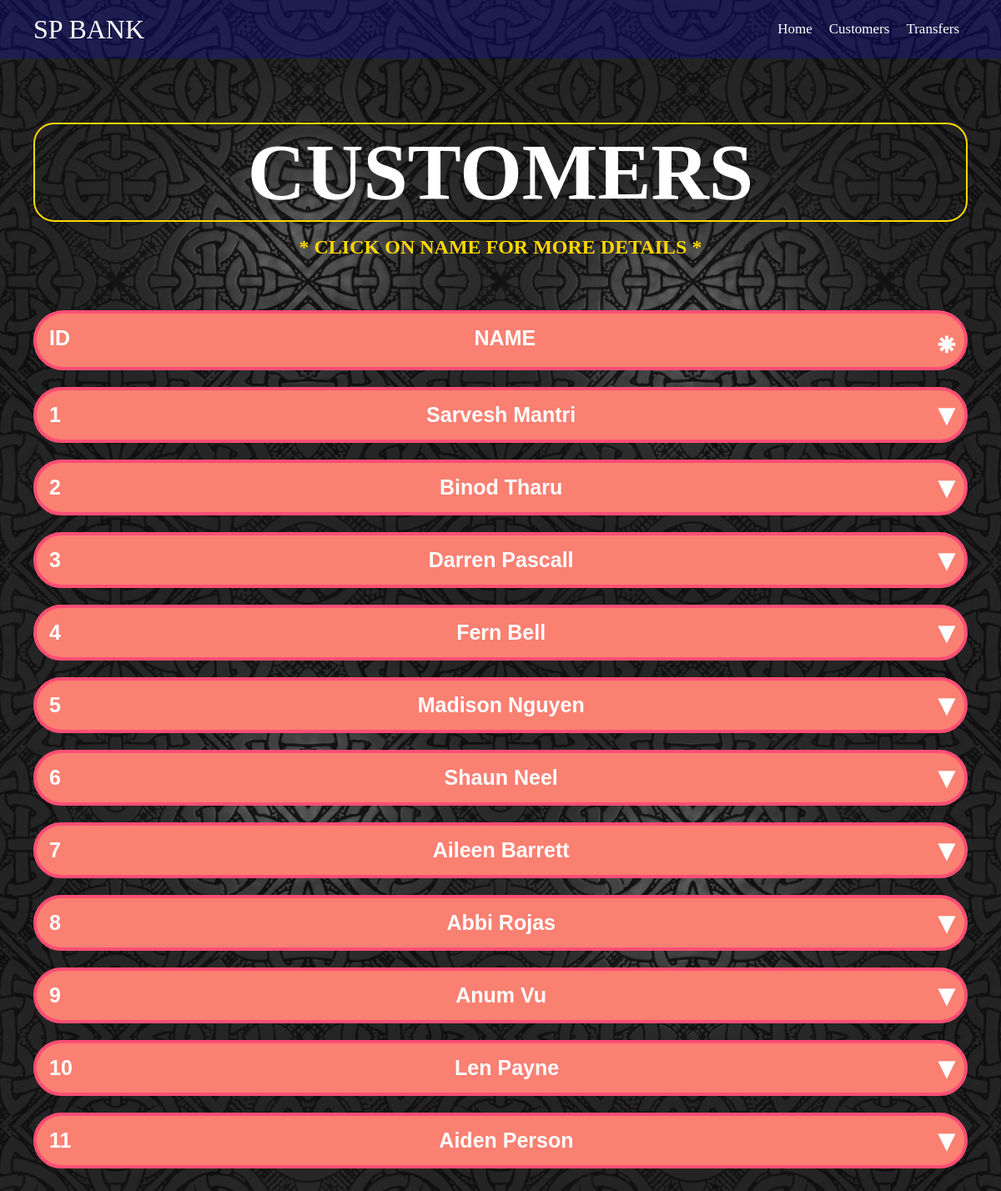
/customer.php, run on the app's committed database.
### tables this page shows
CREATE TABLE `customer` (
  `customerid` int(11) NOT NULL,
  `customername` varchar(128) NOT NULL,
  `customeremail` varchar(128) NOT NULL,
  `customerbalance` int(11) NOT NULL
);

### customer.php (the view, shortened to what this page needs)
<?php
    include_once 'header.php';
?>
<div class="container">
    <div>
        <h1 class= "head1"><b>CUSTOMERS<b></h1>
        <h5 class= "subhead1"><b>* CLICK ON NAME FOR MORE DETAILS *<b></h5>
        <?php
            $sql = "SELECT * FROM customer;";
            $resultcus = mysqli_query($conn, $sql);
        ?>
    </div>
    <div class="accordion">
        <button type="button" class="cusbtn" style="text-align: center;"><span style="float: left; ">ID</span>NAME</button>
    </div>
    <div class="accordion">
        <?php foreach($resultcus as $row) { ?>
        <button type="button" class="accordion__button" style="text-align: center;"><?php echo "<span style=\"float: left \">" .$row['customerid']. "</span>"; echo $row['customername'];?></button>
        <?php } ?>
    </div>
    <br><br><br><br>
</div>
<?php
    include_once 'footer.php';
?>

### header.php (shortened to what this page needs)
<!DOCTYPE html>
<html lang="en">
<head>
    <link rel="stylesheet" href="css/customer.css">
</head>
<body>
        <div class="navbar">
            <div class="container flex">
                <h1 class="logo">SP BANK</h1>
                <nav>
                    <ul>
                        <li><a href="index.php">Home</a></li>
                        <li><a href="customer.php">Customers</a></li>
                        <li><a href="transfers.php">Transfers</a></li>
                    </ul>
                </nav>
            </div>
        </div>
        <br><br><br>

### footer.php (shortened to what this page needs)
</body>
</html>

### css/customer.css (style rules this page uses)
body { background-image: url("../images/spbg3.jpg"); background-repeat:repeat-y; background-size: contain; background-attachment:local; min-height: 1500px; }
* { box-sizing: border-box; padding: 0; margin: 0; }
body { color: white; line-height: 1.6; }
ul { list-style-type: none; }
a { text-decoration: none; color: white; }
h1, h2 { font-weight: 300; line-height: 1.2; margin: 10 px 1000; }
.navbar { height: 70px; background-color: rgba(0, 0, 256, 0.2); }
.navbar ul { display: flex; font-size: 17px ; }
.navbar a { padding: 5px; margin: 0 5px; }
.navbar .flex { justify-content: space-between; }
.container { max-width: 1200px; margin: 0 auto; overflow: auto; padding: 0 40px; }
.flex { display: flex; justify-content: center; align-items: center; height: 100%; }
.head1 { text-align: center; margin-bottom: 1%; font-size: 8vw; border: 2px solid gold; border-radius: 25px; }
.subhead1 { text-align: center; margin-bottom: 5%; color:gold; font-size: 2vw; }
.cusbtn { display: block; margin-top: 20px; color: white; width: 100%; padding: 15px; border: none; outline: none; cursor: pointer; background: salmon; text-align: left; border-radius: 50px; border: 4px solid #ff4e74 ; font-weight: bold; font-size: 25px; }
.cusbtn::after { content: '\2055'; float: right; transform: scale(1.5); }
.accordion__button { margin-top: 20px; color: white; display: block; width: 100%; padding: 15px; border: none; outline: none; cursor: pointer; background: salmon; text-align: center; border-radius: 50px; border: 4px solid #ff4e74 ; font-weight: bold; font-size: 25px; }
.accordion__button::after { content: '\25be'; float: right; transform: scale(1.5); }
::placeholder { color: white; opacity: 1; font-weight: bold; font-size: 25px; }

### data on the page
customer: customerid "1", customername "Sarvesh Mantri"
customer: customerid "2", customername "Binod Tharu"
customer: customerid "3", customername "Darren Pascall"
customer: customerid "4", customername "Fern Bell"
customer: customerid "5", customername "Madison Nguyen"
customer: customerid "6", customername "Shaun Neel"
customer: customerid "7", customername "Aileen Barrett"
customer: customerid "8", customername "Abbi Rojas"
customer: customerid "9", customername "Anum Vu"
customer: customerid "10", customername "Len Payne"
customer: customerid "11", customername "Aiden Person"
